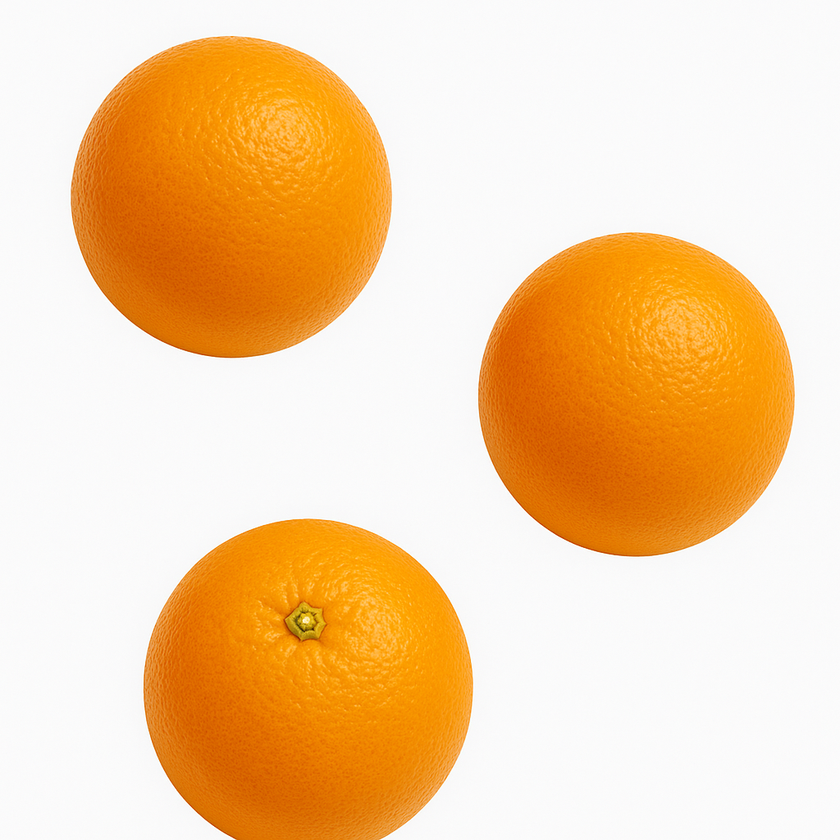
#> input picture im__example.png, 840 x 840 px, shrunk from 1024 x 1024 before the run
$ jupyter execute Demo_Segmentation.ipynb
#> lines starting #> are read from the running program, lines starting #| are printed output that depends on the picture; after the words box and inside, x2 and y2 are one past the last pixel; in counts of white or black regions, pixels touching at a corner belong together
[cell 1]
import cv2
import numpy as np
import matplotlib.pyplot as plt

[cell 2]
img = cv2.imread('im__example.png', cv2.IMREAD_GRAYSCALE)
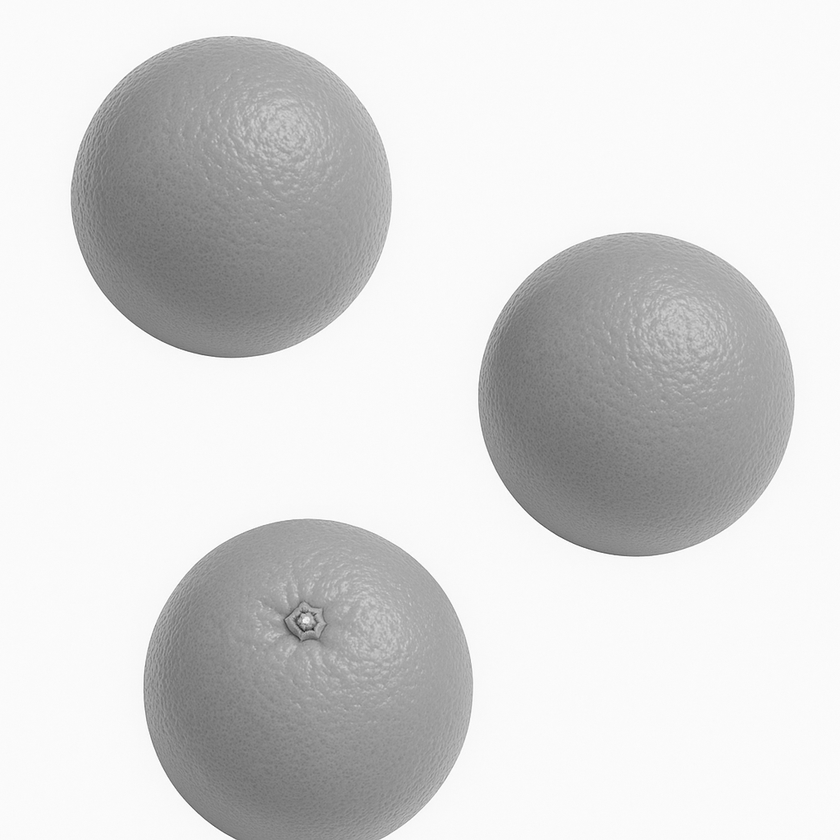
#> img: shape (840, 840); min 34, max 255, mean 215

[cell 3]
plt.imshow(img, cmap="gray")
plt.axis('off')

## Thresholding

[cell 4]
#Using Threshold
_, thresh1 = cv2.threshold(img, 200, 255, cv2.THRESH_BINARY_INV)
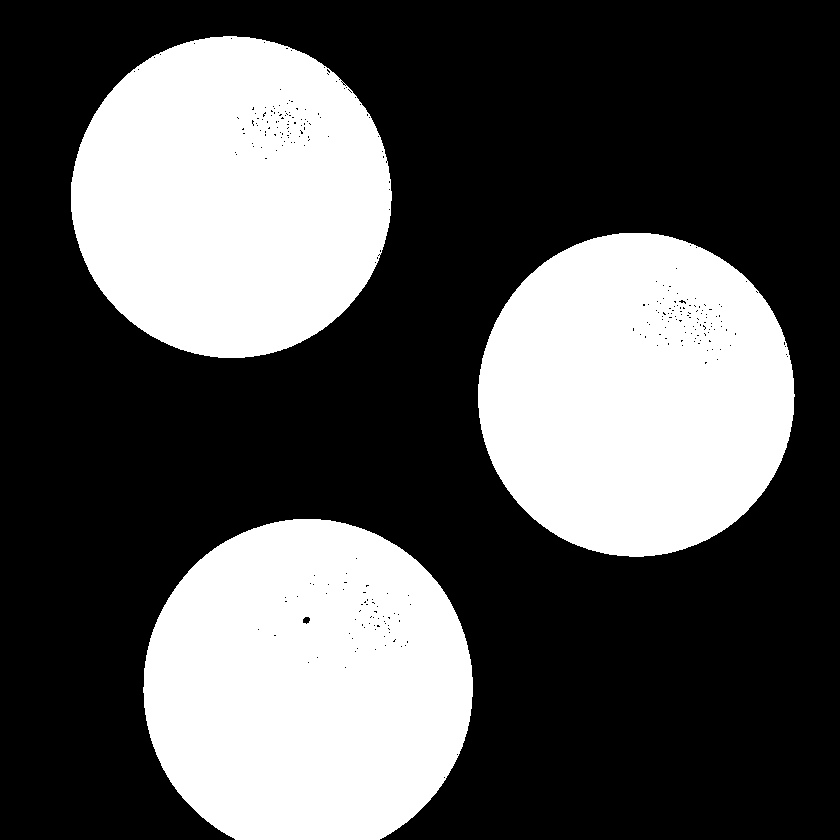
#> thresh1: shape (840, 840); 35% white; 3 white regions, box (x1, y1, x2, y2) and area: (143, 519, 473, 840) 85650, (71, 36, 392, 358) 80756, (478, 233, 795, 557) 80452

[cell 5]
plt.imshow(thresh1, cmap="gray")
plt.axis('off')

[cell 6]
#Using inRange
thresh2 = cv2.inRange(img, lowerb=50, upperb=200)
#> thresh2: shape (840, 840); 35% white; 3 white regions, box (x1, y1, x2, y2) and area: (143, 519, 473, 840) 85643, (71, 36, 392, 358) 80756, (478, 233, 795, 557) 80452

[cell 7]
plt.imshow(thresh2, cmap="gray")
plt.axis('off')

## Morphology

[cell 8]
#Structure Element
kernel = cv2.getStructuringElement(cv2.MORPH_CROSS, (5, 5))
binary = cv2.morphologyEx(thresh1, cv2.MORPH_CLOSE, kernel)
#> binary: shape (840, 840); 35.1% white; 3 white regions

[cell 9]
ax1 = plt.figure(figsize=(10,5))
plt.subplot(1,2,1)
plt.imshow(thresh1, cmap="gray")
plt.title('Before')
plt.axis('off')

plt.subplot(1,2,2)
plt.imshow(binary, cmap="gray")
plt.title('After')
plt.axis('off')
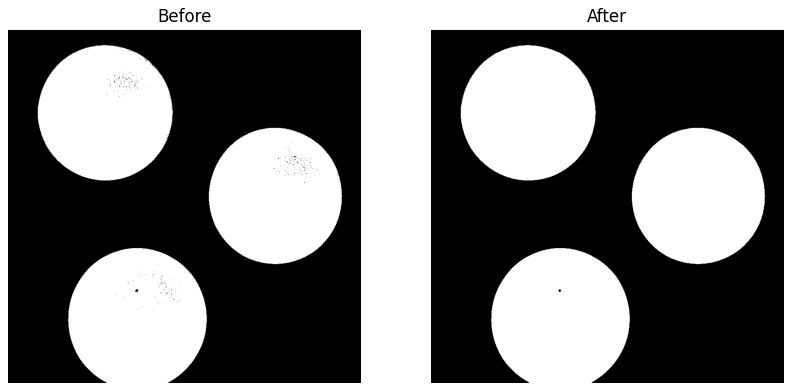
#> figure drawn by matplotlib, 2 panels

## Counting Objects

[cell 10]
contours, _ = cv2.findContours(binary, cv2.RETR_TREE, cv2.CHAIN_APPROX_SIMPLE)
#> contours = 4 contours; box (x1, y1, x2, y2) and area: (143, 519, 473, 840) 85320, (71, 36, 392, 358) 80499, (478, 233, 795, 557) 80176, (302, 616, 311, 625) 38

[cell 11]
count = 0
size = 70

binary_with_box = cv2.cvtColor(binary.copy(), cv2.COLOR_GRAY2BGR)
#> binary_with_box: shape (840, 840, 3); 35.1% white; 3 white regions, box (x1, y1, x2, y2) and area: (143, 519, 473, 840) 85763, (71, 36, 392, 358) 80953, (478, 233, 795, 557) 80630

for idx, contour in enumerate(contours):
    area = cv2.contourArea(contour)
    if area > size:
        count += 1
        x, y, w, h = cv2.boundingRect(contour) #get bounding box location
        cv2.rectangle(binary_with_box, (x, y), (x+w, y+h), (0, 255, 0), 2) #draw bounding box
        cv2.putText(binary_with_box, str(count), (x, y-5),
                    cv2.FONT_HERSHEY_SIMPLEX, 0.6, (0, 255, 0), 2)
#> this loop made 4 passes
#> (area, x, y, w, h) on passes 1, 3, 4: (85319.5, 143, 519, 330, 321), (80176, 478, 233, 317, 324), (80499, 71, 36, 321, 322)
#> area on pass 2: 38
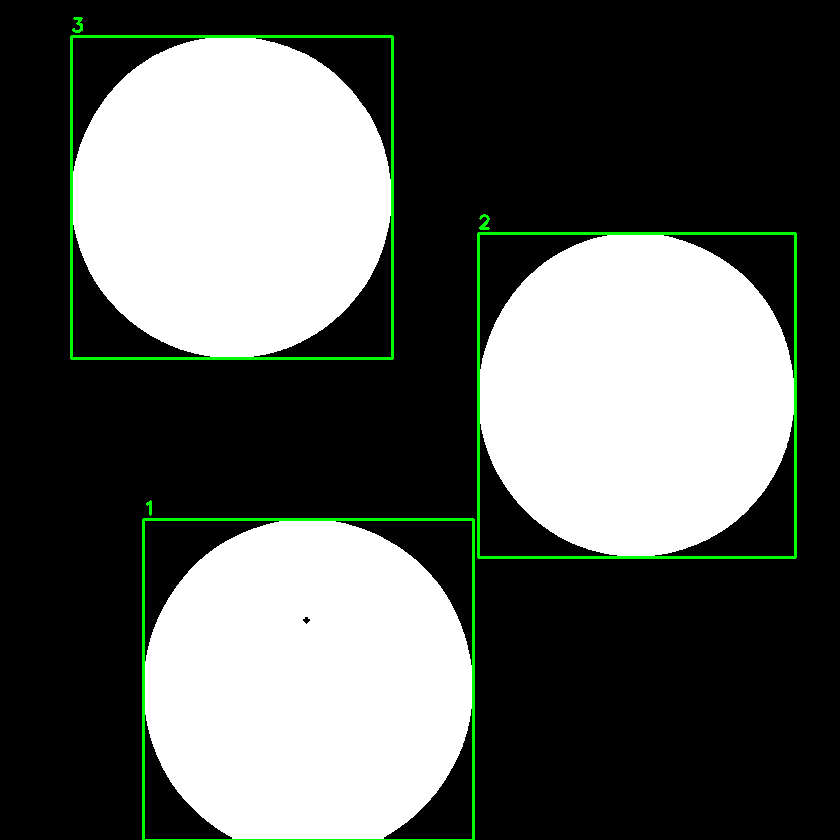
#> binary_with_box: shape (840, 840, 3); mean B, G, R 89.2, 93.2, 89.2
#> after the loop, count = 3

print(f"Number of objects: {count}")
#| Number of objects: 3

plt.figure(figsize=(10,5))
plt.subplot(1,2,1)
plt.imshow(binary, cmap="gray")
plt.title('Before')
plt.axis('off')

plt.subplot(1,2,2)
plt.imshow(cv2.cvtColor(binary_with_box, cv2.COLOR_BGR2RGB))
plt.title('After with Bounding Boxes')
plt.axis('off')

plt.show()
